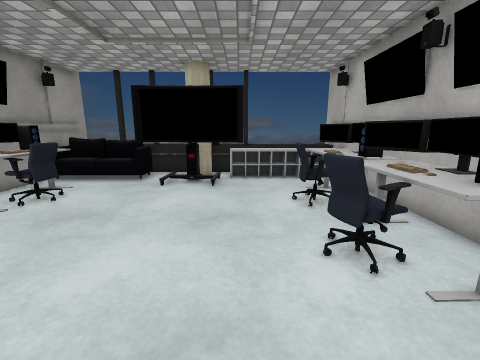
View 1 (above)

12 first-person views from a walk through a 3-D level made in the Unity game engine. The camera is 1.2 m above the floor, tilts 12° down and sees 90° across. The floor is counted in squares, 0.5 m on a side. Each view is taken from the middle of a square. On the plan, view 1 faces up. The plan holds only what a view shows up to about 17 squares ahead; the rest is blank. The place goes on beyond the plan. Door leaves are left out, so doorways stand open. Some surface patterns are stand-ins.

View 2
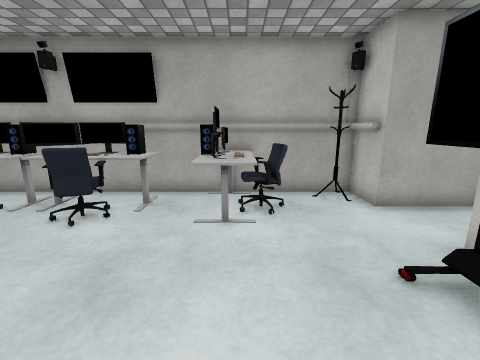

View 3
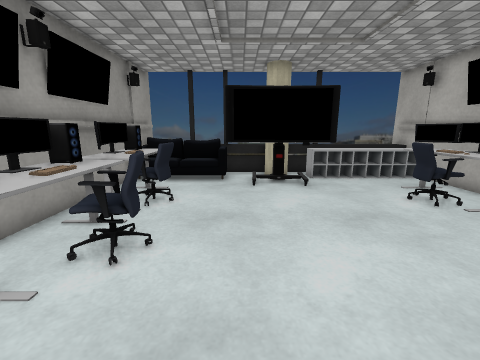

View 4
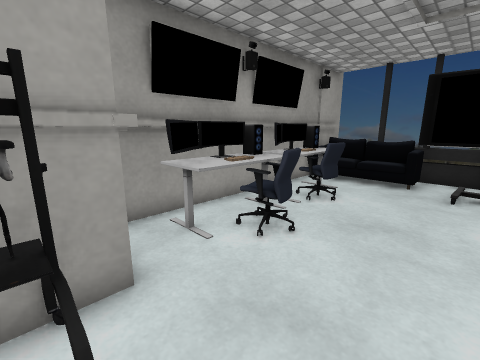

View 5
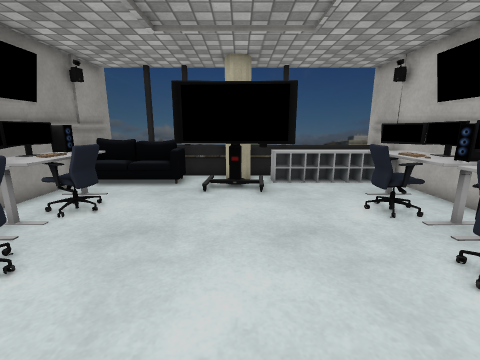

View 6
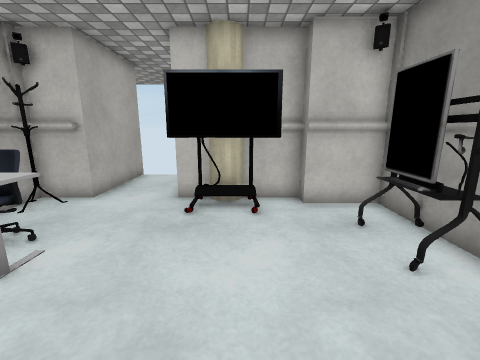

View 7
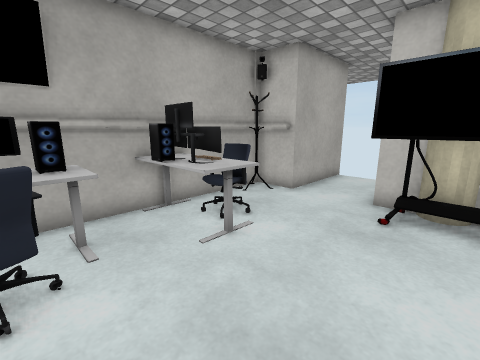

View 8
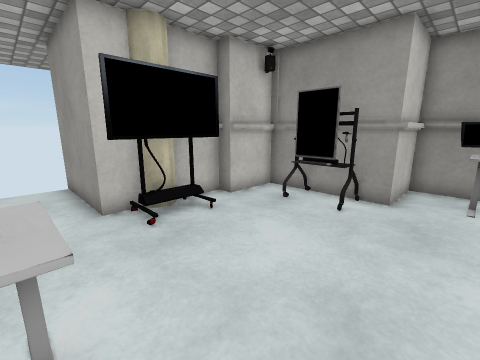

View 9
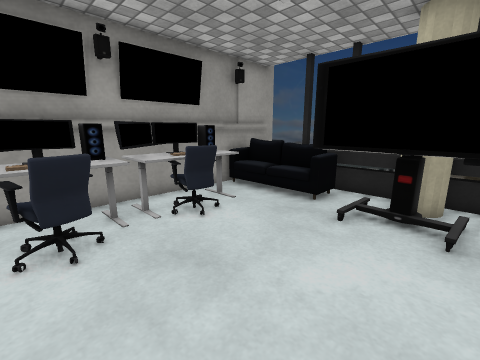

View 10
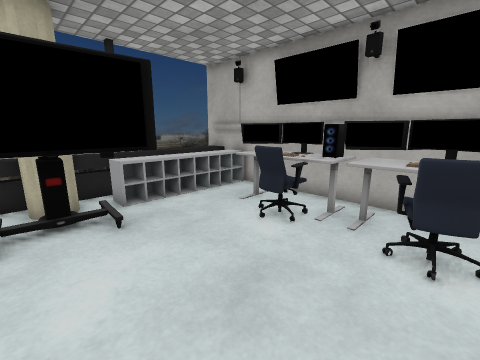

View 11
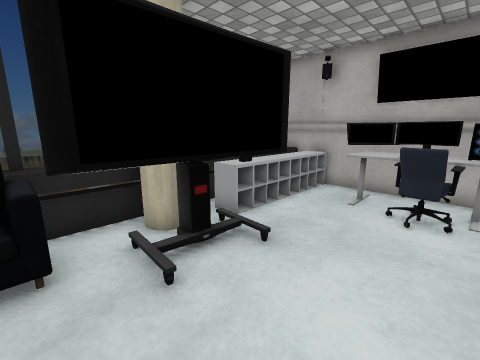

View 12
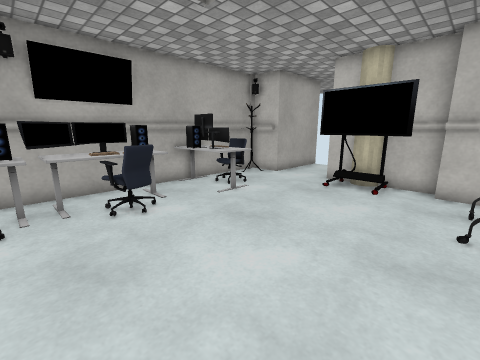

### Floor plan
Key: @ floor where view 1 was taken; # wall or solid block; . floor; D open door; = window, fence, low wall or low ledge; T thing the floor can be seen under or through; O other object.
Columns run from 9 left of view 1 to 5 right of it. Each row starts with its distance up from view 1.
 14 #   ##=###====#
 13 #   ..#O.OOOOO#
 12 #=OOO.TT.OOOOO#
 11 #...OTTTTT....#
 10 #OO.....  ..OO#
  9 #OO.........OO#
  8 #OOO.......OOO#
  7 #OO........OOO#
  6 #OO.........OO#
  5 #OOO.......OOO#
  4 #OOO.......OOO#
  3 #OO.........OO#
  2 #  ...........#
  1 ### .......OOO#
  0   ###....@.OOO#
 -1   ###.......OO#
 -2   ###.........#
 -3   ####OOOODDDOO
 -4   #####O#DDDD##
 -5         ##DDD#
 -6          #..#
 -7          #..#
 -8          #..#
 -9          #  #

Where each view was taken, in squares from view 1:
view 1: 0 up, 0 right, facing up
view 2: 0 up, 4 left, facing right
view 3: 0 up, 4 left, facing up
view 4: 0 up, 3 left, facing up-left
view 5: 1 up, 2 left, facing up
view 6: 4 up, 2 left, facing down
view 7: 4 up, 2 left, facing down-right
view 8: 3 up, 2 right, facing down-left
view 9: 4 up, 1 left, facing up-left
view 10: 4 up, 3 left, facing up-right
view 11: 7 up, 5 left, facing up-right
view 12: 7 up, 5 left, facing down-right
